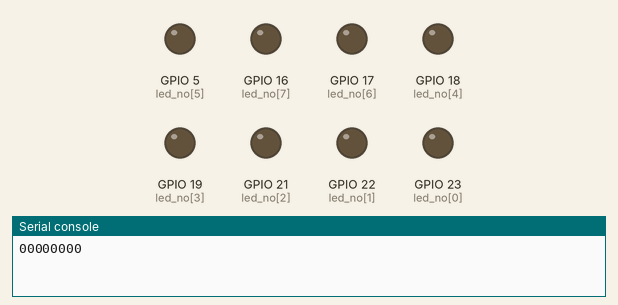
This program was run on a simulated ESP32 board running MicroPython. Shown: output pins drawn as LEDs (lit = HIGH), the last lines printed to the serial console.

Above: at 0.1 s.
At 4.6 s:
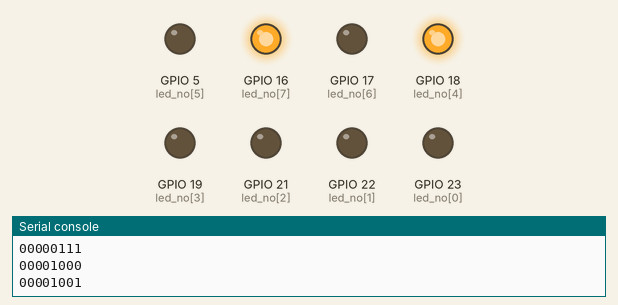
At 9.6 s:
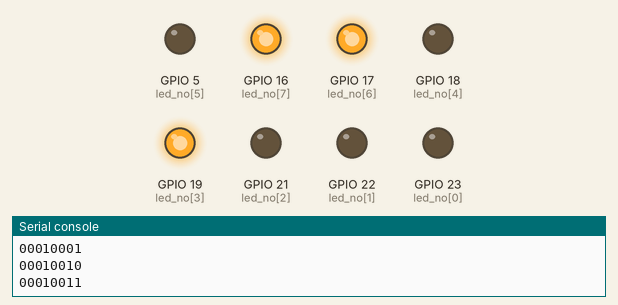
At 19.6 s:
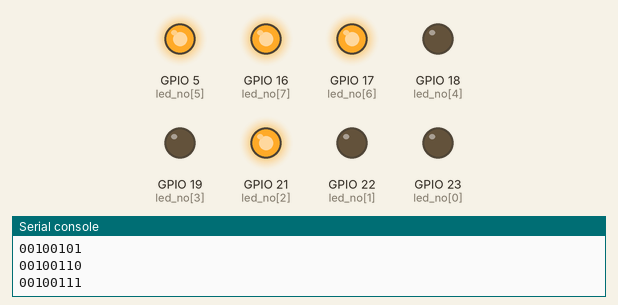
At 29.1 s:
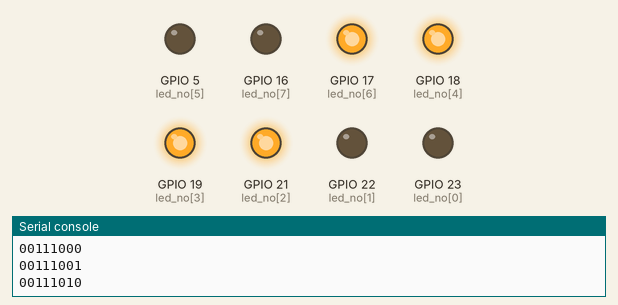
At 39.1 s:
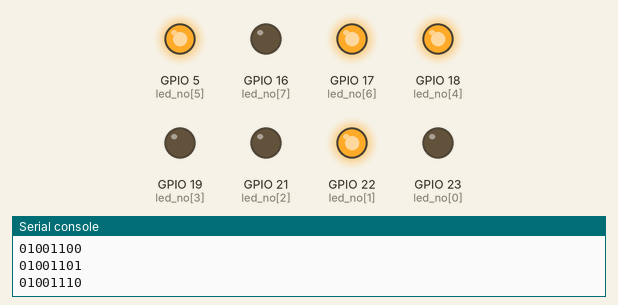
Timing chart, 0 to 40.0 s (numbered marks = the images above):
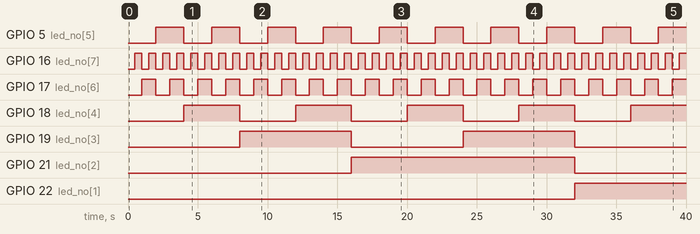

Measured:
- by itself, GPIO 5 (led_no[5]): alternates HIGH for 2.0 s and LOW for 2.0 s
- by itself, GPIO 16 (led_no[7]): alternates HIGH for 0.50 s and LOW for 0.50 s
- by itself, GPIO 17 (led_no[6]): alternates HIGH for 1.0 s and LOW for 1.0 s
- by itself, GPIO 18 (led_no[4]): alternates HIGH for 4.0 s and LOW for 4.0 s
- by itself, GPIO 19 (led_no[3]): alternates HIGH for 8.0 s and LOW for 8.0 s
- by itself, GPIO 21 (led_no[2]): LOW → HIGH at 16.0 s, → LOW 16.0 s later
- by itself, GPIO 22 (led_no[1]): LOW → HIGH at 32.0 s

The program:

bolum2_u21_binarysayici.py
```python
from machine import *
import time
led_no = [23, 22, 21, 19, 18, 5, 17, 16]
led = [] # boş liste oluştur
for i in led_no:
    led.append(Pin(i, Pin.OUT))

deger = 0 # sayaç değeri
while True:
    binary_string = "{:08b}".format(deger)
    #sayaç değerini binary biçimde (10101010 gibi) formatla
    print(binary_string)

    index = 0 # led listesi için indis
    for bin_char in binary_string: # binary_stringdeki her karakteri sirasiyla al
        led[index].value(int(bin_char))
        #bin_char'ı integer'e dönüştür ve led'in değerini belirle
        index += 1 # bir sonraki karakter için bir sonraki lede geç

    deger += 1 # gösterim bittikten sonra sayacı bir artır
    if deger > 255: # taşmayı engelle
        deger = 0
    time.sleep_ms(500)
```
